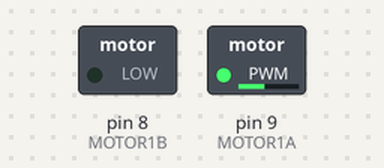
The sketch below on a simulated Arduino Uno, built with avr-gcc and run on an emulated ATmega328P. Shown: switched loads named in the sketch (green lamp = pin HIGH).

Above: at 0.1 s.
Timing chart, 0 to 1.6 s (numbered marks = the images above):
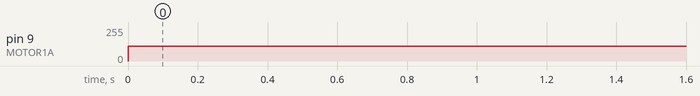

Measured:
- by itself, pin 9 (MOTOR1A): 0/255 → 110/255 at 0.00 s

The sketch:

PWM_without_ENA-B.ino
```cpp
#define MOTOR1A 9
#define MOTOR1B 8
void setup(){
  pinMode(MOTOR1A, OUTPUT);
  pinMode(MOTOR1B, OUTPUT);
}
void loop(){
 Forward();
}
void Forward(){
  analogWrite(MOTOR1A , 110);
  digitalWrite(MOTOR1B, LOW);
}
```
